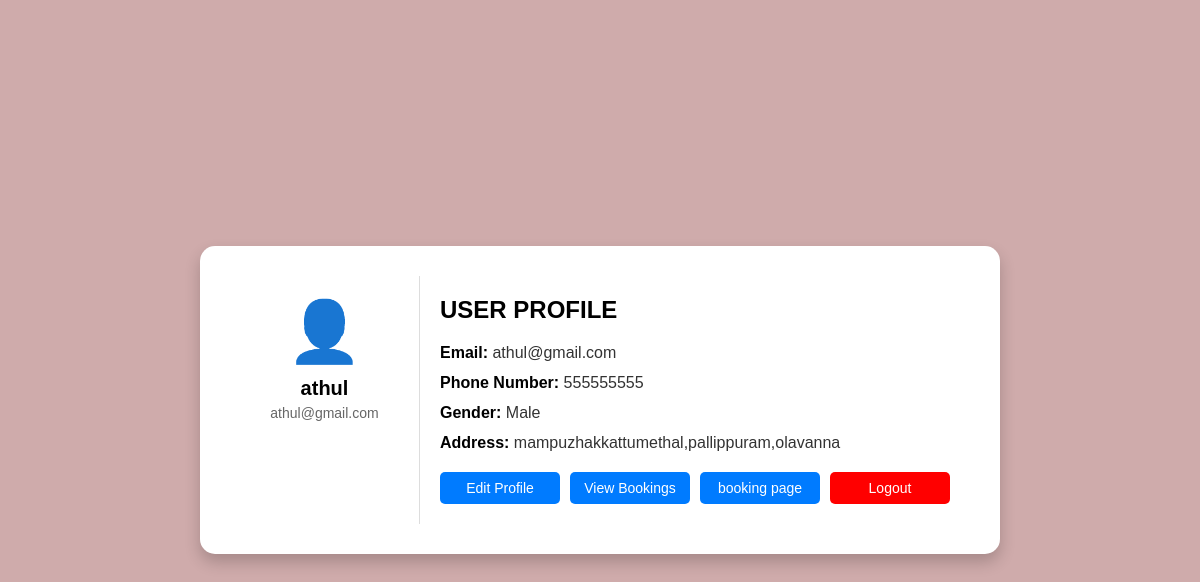
Page /profile/ (signed in) on the committed database.
### app/models.py (models this page shows)
class User_details(models.Model):
    user_id=models.ForeignKey(User,on_delete=models.CASCADE)
    phone_number=models.CharField(max_length=10,unique=True)
    gender=models.CharField(max_length=10)
    address=models.TextField()

### app/views.py (the view)
# urls.py: path('profile/', views.profile_view, name='profile'),
def profile_view(request):
    if not request.user.is_authenticated:
        return redirect('login')
    user_details = User_details.objects.filter(user_id=request.user).first()
    context = {'user': request.user, 'user_details': user_details}
    return render(request, 'profile.html', context)

### templates/profile.html (shortened to what this page needs)
<!DOCTYPE html>
<html lang="en">
<head>
</head>
<body>
    <div class="profile-container">
        <div class="left-side">
            <div class="user-info">
                <div class="user-icon">👤</div>
                <div class="user-name">{{ user.username }}</div>
                <div class="user-email">{{ user.email }}</div>
            </div>
        </div>
        <div class="right-side">
            <div class="settings-title">USER PROFILE</div>
            <div class="profile-details">
                {% if user_details %}
                    <p><strong>Email:</strong> {{ user.email }}</p>
                    <p><strong>Phone Number:</strong> {{ user_details.phone_number }}</p>
                    <p><strong>Gender:</strong> {{ user_details.gender }}</p>
                    <p><strong>Address:</strong> {{ user_details.address }}</p>
                {% else %}
                    <p>No profile details found.</p>
                {% endif %}
            </div>
            <div class="action-buttons">
                <a href="{% url 'edit_profile' %}">Edit Profile</a>
                <a href="{% url 'booking_view' %}">View Bookings</a>
                <a href="{% url 'booking_page' %}">booking page</a>
                <a href="{% url 'logout' %}" class="logout">Logout</a>
            </div>
        </div>
    </div>
</body>
</html>

### templates/profile.html (style rules this page uses)
* { box-sizing: border-box; margin: 0; padding: 0; font-family: 'Poppins', sans-serif; }
body { background: linear-gradient(to right, #cfabab, #cfabab); display: flex; justify-content: center; align-items: center; min-height: 100vh; }
.profile-container { background: white; width: 100%; max-width: 800px; padding: 30px; border-radius: 15px; box-shadow: 0px 8px 16px rgba(0, 0, 0, 0.2); display: flex; }
.left-side { width: 300px; text-align: center; padding: 20px; border-right: 1px solid #ddd; }
.right-side { flex: 1; padding: 20px; }
.user-info { display: flex; flex-direction: column; align-items: center; }
.user-icon { font-size: 60px; color: #333; margin-bottom: 10px; }
.user-name { font-size: 20px; font-weight: bold; margin-bottom: 5px; }
.user-email { font-size: 14px; color: #666; }
.settings-title { font-size: 24px; font-weight: bold; margin-bottom: 20px; }
.action-buttons { display: flex; gap: 10px; margin-top: 20px; }
.action-buttons a { text-decoration: none; background-color: #007bff; color: white; padding: 8px 12px; border-radius: 5px; text-align: center; cursor: pointer; font-size: 14px; width: 120px; display: flex; justify-content: center; align-items: center; }
.action-buttons a.logout { background-color: #ff0000; }
.profile-details p { font-size: 16px; margin-bottom: 12px; color: #333; text-align: left; }
.profile-details strong { color: black; }

### rows in the picture
User_details: phone_number "555555555", gender "Male", address "mampuzhakkattumethal,pallippuram,olavanna"

### other values in the picture
{{ user.username }} "athul"
{{ user.email }} "athul@gmail.com"
